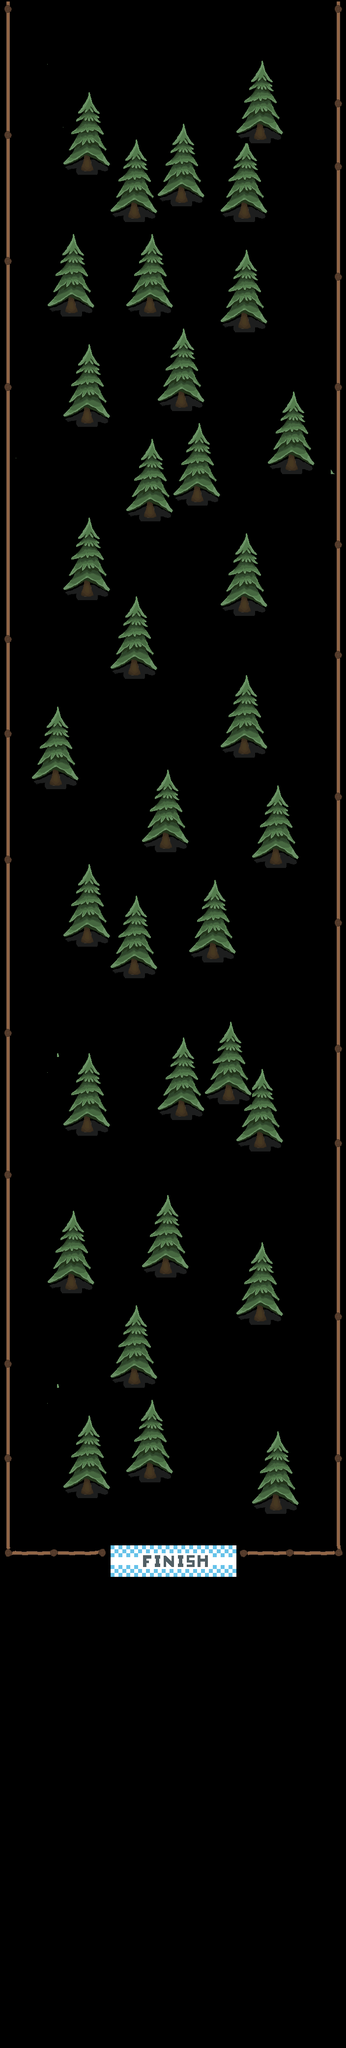

A level layout from a 2D game, rendered from its tile map. Below: a short description, then the map file with tile-grid data replaced by summaries:
An orthogonal 22x130 tile map with 32x32 px tiles, 2 tile layers (Tile Layer 2, Main), 5 tilesets and 40 objects.

<map version="1.0" tiledversion="1.1.5" orientation="orthogonal" renderorder="right-down" width="22" height="130" tilewidth="32" tileheight="32" infinite="0" nextobjectid="186">
 <tileset firstgid="1" name="SnowTileSet" tilewidth="32" tileheight="32" tilecount="36" columns="6">
  <image source="../Sprites/TileSet.png" width="193" height="193" />
 </tileset>
 <tileset firstgid="37" name="House" tilewidth="32" tileheight="32" tilecount="16" columns="4">
  <image source="../Sprites/House.png" width="128" height="128" />
 </tileset>
 <tileset firstgid="53" name="Finish Line" tilewidth="32" tileheight="32" tilecount="16" columns="8">
  <image source="../Sprites/Finish Line.png" width="264" height="64" />
 </tileset>
 <tileset firstgid="69" name="Fence" tilewidth="32" tileheight="32" tilecount="9" columns="3">
  <image source="../Sprites/Fence.png" width="96" height="96" />
 </tileset>
 <tileset firstgid="78" name="Ramp" tilewidth="32" tileheight="32" tilecount="9" columns="3">
  <image source="../Sprites/Ramp.png" width="100" height="100" />
 </tileset>
 <layer name="Tile Layer 2" width="22" height="130" offsetx="1" offsety="3">
  <data>[2860 cells, 334 non-empty, 12 distinct tile ids]</data>
 </layer>
 <objectgroup name="Spawn">
  <object id="144" x="325" y="33.6667" width="51" height="80" />
 </objectgroup>
 <layer name="Main" width="22" height="130" offsetx="1" offsety="3">
  <data>[2860 cells, 717 non-empty, 41 distinct tile ids]</data>
 </layer>
 <objectgroup name="Collision" offsetx="4.66667" offsety="2">
  <object id="129" x="-4.66667" y="-2" width="24.2424" height="3193.94" />
  <object id="130" x="675.333" y="2" width="20" height="3192" />
  <object id="145" x="16.3333" y="3136" width="196" height="30" />
  <object id="146" x="483.333" y="3138" width="209" height="25" />
  <object id="152" x="159.333" y="300" width="25.3333" height="46" />
  <object id="153" x="255.333" y="393.333" width="27.3333" height="49.3333" />
  <object id="154" x="352" y="362" width="24.6667" height="47.3333" />
  <object id="155" x="483.333" y="394.667" width="21.3333" height="48" />
  <object id="156" x="513.333" y="231.333" width="25.3333" height="50.6667" />
  <object id="157" x="128.667" y="591.333" width="22.6667" height="43.3333" />
  <object id="158" x="288" y="586.667" width="24" height="46" />
  <object id="159" x="480.667" y="621.333" width="24" height="46" />
  <object id="160" x="352.667" y="781.333" width="25.3333" height="44" />
  <object id="161" x="162" y="814" width="24.6667" height="44" />
  <object id="162" x="574" y="909.333" width="28" height="45.3333" />
  <object id="163" x="384.667" y="974" width="25.3333" height="42" />
  <object id="164" x="285.333" y="1006.67" width="28" height="43.3333" />
  <object id="165" x="160.667" y="1162.67" width="24.6667" height="46.6667" />
  <object id="166" x="482" y="1200" width="24.6667" height="42.6667" />
  <object id="167" x="256.667" y="1323.33" width="24.6667" height="46" />
  <object id="168" x="480" y="1489.33" width="24" height="39.3333" />
  <object id="169" x="95.3333" y="1555.33" width="26" height="39.3333" />
  <object id="170" x="318.667" y="1678.67" width="25.3333" height="43.3333" />
  <object id="171" x="544.667" y="1709.33" width="24" height="44" />
  <object id="172" x="416.667" y="1903.33" width="25.3333" height="42.6667" />
  <object id="173" x="256" y="1936.67" width="24.6667" height="40" />
  <object id="174" x="160.667" y="1869.33" width="24" height="44" />
  <object id="175" x="449.333" y="2192" width="23.3333" height="41.3333" />
  <object id="176" x="351.333" y="2221.33" width="26" height="46" />
  <object id="177" x="157.333" y="2252.67" width="28.6667" height="44.6667" />
  <object id="178" x="510.667" y="2286" width="28" height="44.6667" />
  <object id="179" x="322" y="2546.67" width="22.6667" height="38.6667" />
  <object id="180" x="129.333" y="2577.33" width="24" height="40.6667" />
  <object id="181" x="512" y="2638.67" width="24" height="44" />
  <object id="182" x="253.333" y="2768.67" width="28.6667" height="40.6667" />
  <object id="183" x="291.333" y="2962" width="22" height="38.6667" />
  <object id="184" x="542" y="3028.67" width="26" height="37.3333" />
  <object id="185" x="159.333" y="2992" width="25.3333" height="40.6667" />
 </objectgroup>
 <objectgroup name="SnowmanCollision" offsetx="-1" offsety="0" />
 <objectgroup name="Coin" />
 <objectgroup name="Finish">
  <object id="147" x="223" y="3140" width="260" height="27" />
 </objectgroup>
 <objectgroup name="RampCollision" />
</map>
